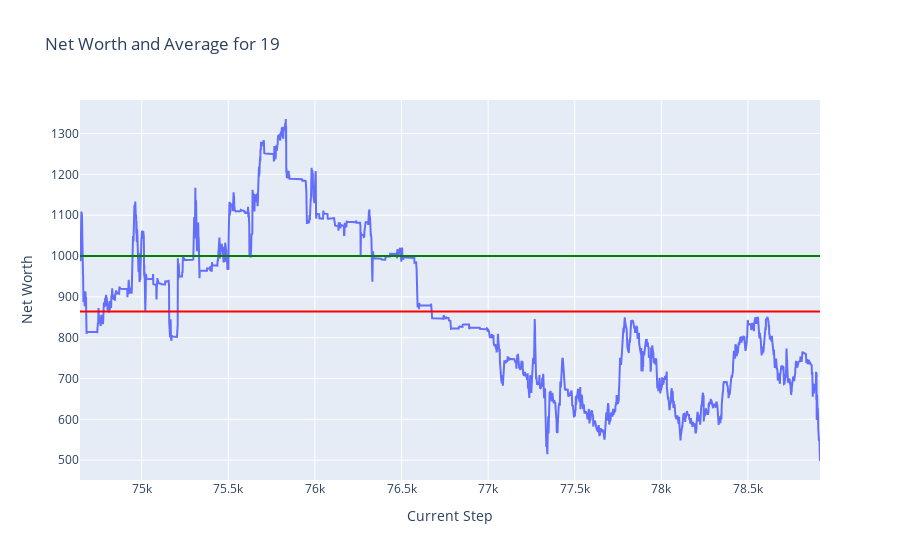
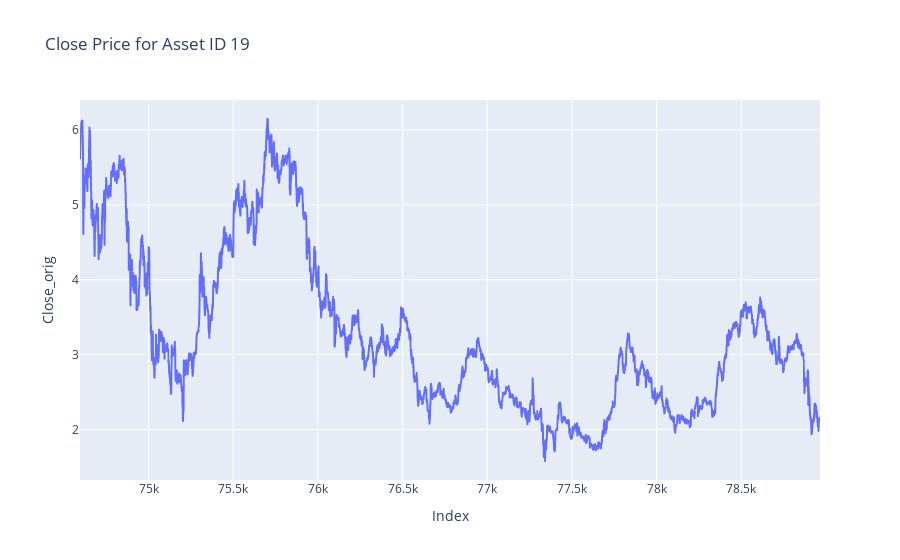
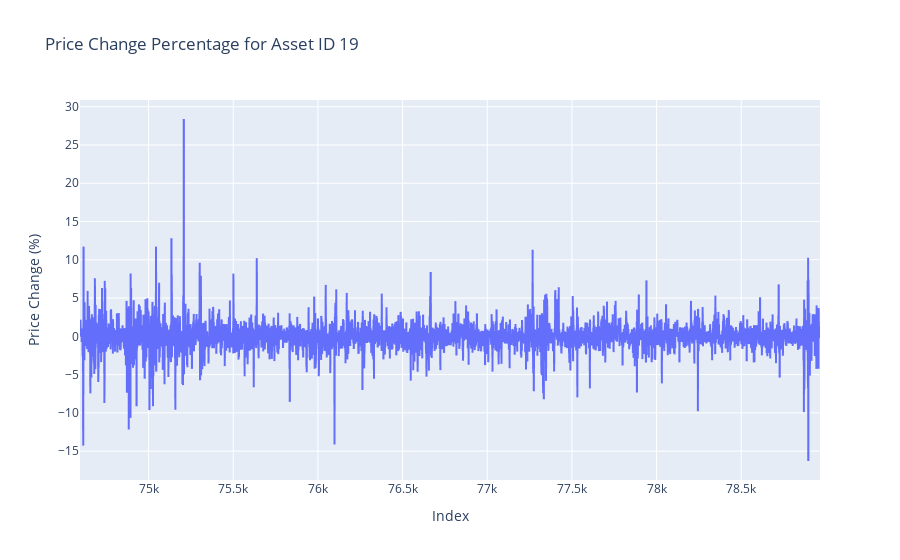
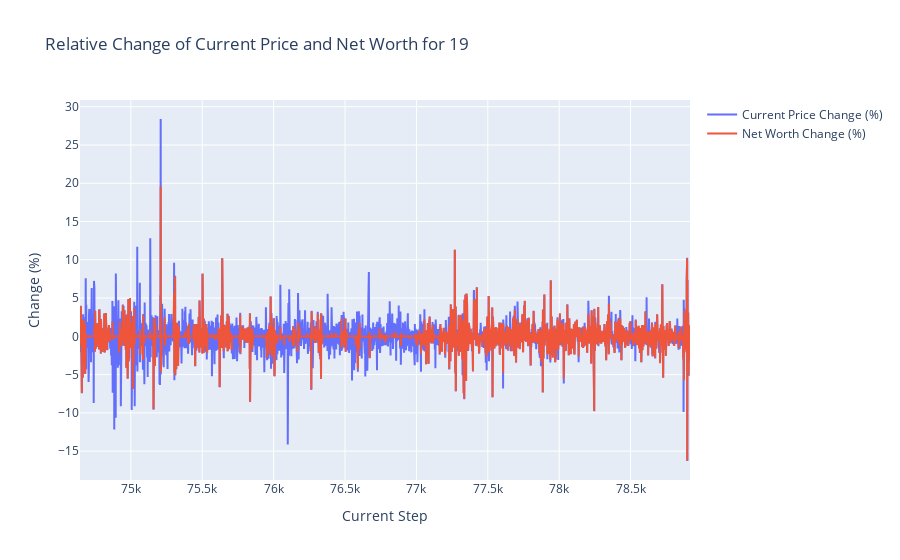

These figures' notebook cell, in order:
### Markdown cell above
## Plots

### Code cell
token = 19
plot_token_data(df = train_hist_df, token = token)
plot_close_by_asset(df= train_df, asset_id= token)
plot_price_change_by_asset(df= train_df, asset_id= token)
plot_relative_change_by_token(df = train_hist_df, token = token)

### Figure 1 — Plotly figure (JSON) as saved in the notebook; plotly's stock layout.template omitted (floating-point values rounded to 4 significant figures; data arrays with more than 128 entries replaced by an {"elided": "..."} marker saying what was removed)
{"data": [{"mode": "lines", "name": "Net Worth", "type": "scatter", "x": {"elided": "4273 int values"}, "y": {"elided": "4273 float values"}}], "layout": {"shapes": [{"line": {"color": "green"}, "name": "Net Worth = 1000", "type": "line", "x0": 0, "x1": 1, "xref": "x domain", "y0": 1000, "y1": 1000, "yref": "y"}, {"line": {"color": "red"}, "name": "Average Net Worth = 864.31", "type": "line", "x0": 0, "x1": 1, "xref": "x domain", "y0": 864.3, "y1": 864.3, "yref": "y"}], "title": {"text": "Net Worth and Average for 19"}, "xaxis": {"title": {"text": "Current Step"}}, "yaxis": {"title": {"text": "Net Worth"}}}}

### Figure 2 — Plotly figure (JSON) as saved in the notebook; plotly's stock layout.template omitted (floating-point values rounded to 4 significant figures; data arrays with more than 128 entries replaced by an {"elided": "..."} marker saying what was removed)
{"data": [{"hovertemplate": "Index=%{x}<br>Close_orig=%{y}<extra></extra>", "legendgroup": "", "line": {"color": "#636efa", "dash": "solid"}, "marker": {"symbol": "circle"}, "mode": "lines", "name": "", "showlegend": false, "type": "scattergl", "x": {"elided": "4371 int values"}, "xaxis": "x", "y": {"elided": "4371 float values"}, "yaxis": "y"}], "layout": {"legend": {"tracegroupgap": 0}, "title": {"text": "Close Price for Asset ID 19"}, "xaxis": {"anchor": "y", "domain": [0, 1], "title": {"text": "Index"}}, "yaxis": {"anchor": "x", "domain": [0, 1], "title": {"text": "Close_orig"}}}}

### Figure 3 — Plotly figure (JSON) as saved in the notebook; plotly's stock layout.template omitted (floating-point values rounded to 4 significant figures; data arrays with more than 128 entries replaced by an {"elided": "..."} marker saying what was removed)
{"data": [{"hovertemplate": "Index=%{x}<br>Price Change (%)=%{y}<extra></extra>", "legendgroup": "", "line": {"color": "#636efa", "dash": "solid"}, "marker": {"symbol": "circle"}, "mode": "lines", "name": "", "showlegend": false, "type": "scattergl", "x": {"elided": "4371 int values"}, "xaxis": "x", "y": {"elided": "4371 float values"}, "yaxis": "y"}], "layout": {"legend": {"tracegroupgap": 0}, "title": {"text": "Price Change Percentage for Asset ID 19"}, "xaxis": {"anchor": "y", "domain": [0, 1], "title": {"text": "Index"}}, "yaxis": {"anchor": "x", "domain": [0, 1], "title": {"text": "Price Change (%)"}}}}

### Figure 4 — Plotly figure (JSON) as saved in the notebook; plotly's stock layout.template omitted (floating-point values rounded to 4 significant figures; data arrays with more than 128 entries replaced by an {"elided": "..."} marker saying what was removed)
{"data": [{"mode": "lines", "name": "Current Price Change (%)", "type": "scatter", "x": {"elided": "4273 int values"}, "y": {"elided": "4273 float values"}}, {"mode": "lines", "name": "Net Worth Change (%)", "type": "scatter", "x": {"elided": "4273 int values"}, "y": {"elided": "4273 float values"}}], "layout": {"title": {"text": "Relative Change of Current Price and Net Worth for 19"}, "xaxis": {"title": {"text": "Current Step"}}, "yaxis": {"title": {"text": "Change (%)"}}}}
